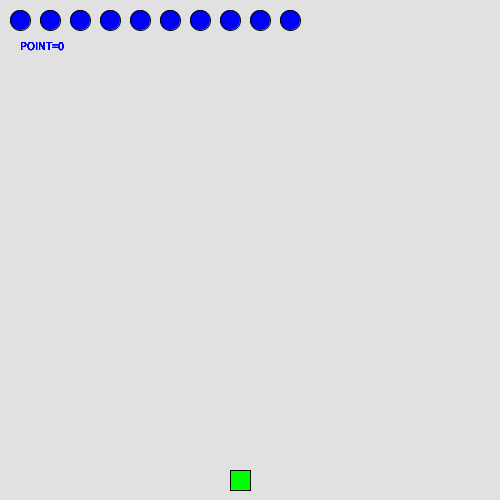
Frame 1 (no input)
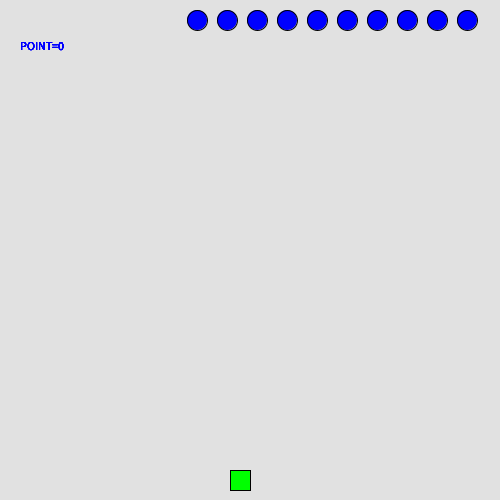
Frame 60 (the mouse pressed at the canvas centre just before this capture)
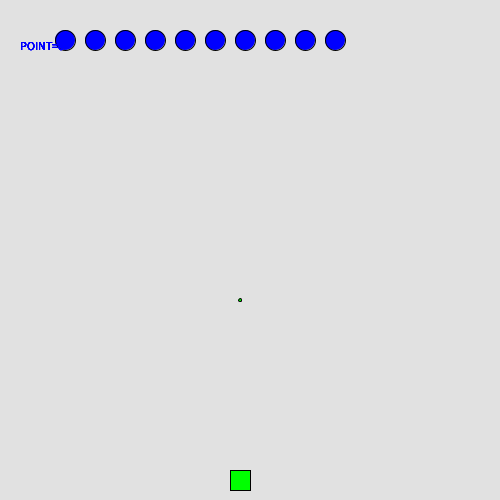
Frame 120 (the mouse held since frame 60 and released just before this capture)

The Processing sketch that drew these frames (run headless with seeded random() and noise(); from frame 60 on, the mouse is pressed at the canvas centre):

// Processing sketch: processing_129730
// ── processing_129730.pde

int noOfInvaderRows = 1;        //Number of invaders for one column
int noOfInvaderColumns = 10;    //Number of invaders for one line
int noOfInvaders = noOfInvaderRows * noOfInvaderColumns;
float[][][] invad = new float[noOfInvaderRows ][noOfInvaderColumns ][2];
int noOfBullets = 10;
float[][] bullet = {{-100, 0}, {-100, 0}, {-100, 0}, {-100, 0}, {-100, 0}, {-100, 0}, {-100, 0}, {-100, 0}, {-100, 0}, {-100, 0}};
float rx, ry;
float invaderY = 20;
int sz = 20;
int shoot = 0;
int point=0;

void setup() {
    size(500, 500);
    rx = 240;    //defense
    ry = 480;
    //invaders
    for(int i=0; i<noOfInvaderRows; i++){
        for(int j=0; j<noOfInvaderColumns; j++){
            invad[i][j][0] = invaderY+j*30;
            invad[i][j][1] = invaderY+i*30;
        }
    }

    rectMode(CENTER);
    frameRate(30);
}

void draw() {
    background(225);
    invaders();
    defense();
}

int direction = 0;
float yStep = 20;
void invaders(){
    fill(0, 0, 255);
    for(int i=0; i<noOfInvaderRows; i++){
        for(int j=0; j<noOfInvaderColumns; j++){
            hitCheck(i, j);
            ellipse(invad[i][j][0], invad[i][j][1], sz, sz);
            if(direction == 0){
              if(invad[i][j][0] > 0){
                invad[i][j][0]+=3;
                if(invad[i][j][0] > (width-sz/2)){
                  direction = 1;
                  invaderY += yStep;
                }
              }
            }else{
              if(invad[i][j][0] > 0){
                invad[i][j][0]-=3;
                if(invad[i][j][0] < sz/2){
                  direction = 0;
                  invaderY += yStep;
                }
              }
            }
        }
    }
    if(invaderY >= ry){    //game over
      gameOver();
      text(" You LOSE!", 130, 260);
    }
    for(int i=0; i<noOfInvaderRows; i++){
        for(int j=0; j<noOfInvaderColumns; j++){
            invad[i][j][1] = invaderY+i*30;
        }
    }

}

void gameOver(){
  fill(255, 0, 0);
  textSize(48);
  text("Game Over", 130, 210);
}

void hitCheck(int i, int j){
  for(int k=0; k<noOfBullets; k++){
    if(abs(invad[i][j][1] - bullet[k][1])<sz/2){
      if(abs(invad[i][j][0] - bullet[k][0])<sz/2){
        invad[i][j][0] = -100;
        noOfInvaders--;
        point+=100;
      }
    }
  }
  if(noOfInvaders <= 0){
    gameOver();
    text(" You WIN!", 130, 260);
  }
  text("POINT="+point,20,50);
}

void defense(){
    fill(0, 255, 0);
    rect(rx, ry, sz, sz);
    if(shoot != 0){
        shoot--;
        for(int i=0; i<noOfBullets; i++){
          if(bullet[i][0] < 0){
            bullet[i][0] = rx;
            bullet[i][1] = ry;
            break;
          }
        }
    }
    for(int i=0; i<noOfBullets; i++){
      if(bullet[i][0] >= 0){
        ellipse(bullet[i][0], bullet[i][1]-=3, 3, 3);
      }
      if(bullet[i][1] < 0){
        bullet[i][0] = -100;
      }
    }
}

void mousePressed() {
    if (mouseButton == LEFT) {
        rx -= 10;
        if(rx < sz/2){
          rx = sz/2;
        }
    } else if (mouseButton == RIGHT) {
        rx += 10;
        if(rx > (width-sz/2)){
          rx = width-sz/2;
        }
    } else {
        shoot++;
    }
}
